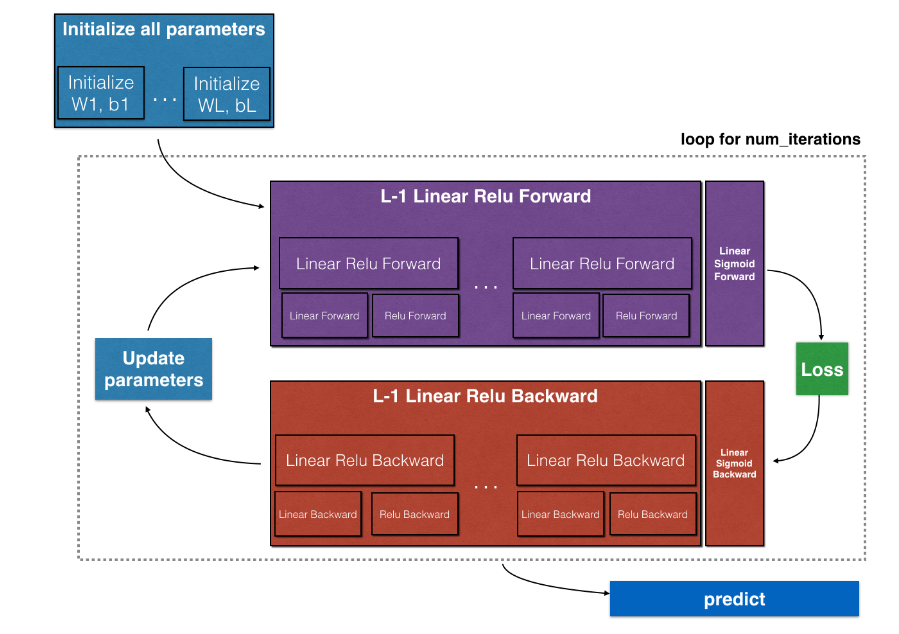
#> input picture image/Deep_Neural_Network.png, 899 x 634 px, found by its file name
$ python 'building deep neural network.py'   (older library calls are emulated)
#> lines starting #> are read from the running program, lines starting #| are printed output that depends on the picture
### file_py/testCases.py
#-*- coding: UTF-8 -*-
"""
# WANGZHE12
"""
import numpy as np

# [5 lines left out: function layer_sizes_test_case, not called in this run]

def initialize_parameters_test_case():
    n_x, n_h, n_y = 2, 4, 1
    return n_x, n_h, n_y


# [120 lines left out: functions linear_activation_forward_test_case, forward_propagation_test_case, compute_cost_test_case, backward_propagation_test_case, update_parameters_test_case, nn_model_test_case and 1 more, not called in this run]


def linear_forward_test_case():
    np.random.seed(1)
    """
    X = np.array([[-1.02387576, 1.12397796],
 [-1.62328545, 0.64667545],
 [-1.74314104, -0.59664964]])
    W = np.array([[ 0.74505627, 1.97611078, -1.24412333]])
    b = np.array([[1]])
    """
    A = np.random.randn(3,2)
    W = np.random.randn(1,3)
    b = np.random.randn(1,1)

    return A, W, b

def linear_activation_forward_test_case():

    X = np.array([[-1.02387576, 1.12397796],
	[-1.62328545, 0.64667545],
	[-1.74314104, -0.59664964]])
    W = np.array([[ 0.74505627, 1.97611078, -1.24412333]])
    b = 5

    return X, W, b

# [80 lines left out: functions L_model_forward_test_case, compute_cost_test_case, linear_backward_test_case, linear_activation_backward_test_case, L_model_backward_test_case, update_parameters_test_case, not called in this run]


### file_ipynb_convert_py/building deep neural network.py

# coding: utf-8

# In[1]:


import numpy as np
import h5py
from PIL import Image
import matplotlib.pyplot as plt
from testCases import *
from dnn_utils import sigmoid, sigmoid_backward, relu, relu_backward

get_ipython().run_line_magic('matplotlib', 'inline')
plt.rcParams['figure.figsize'] = (5.0, 4.0) # set default size of plots
plt.rcParams['image.interpolation'] = 'nearest'
plt.rcParams['image.cmap'] = 'gray'

get_ipython().run_line_magic('load_ext', 'autoreload')
get_ipython().run_line_magic('autoreload', '2')

np.random.seed(1)


# In[2]:


img=Image.open("images/Deep_Neural_Network.png")
#> img is the input picture: PIL image 899x634 RGB; mean R, G, B 203.4, 190.4, 200
plt.figure(figsize=(20,20))
plt.imshow(img)


# In[3]:


#初始化参数
def initialize_parameters(n_x, n_h, n_y):
    np.random.seed(1)

    W1=np.random.randn(n_h,n_x)*0.01
    b1=np.zeros(shape=(n_h,1))
    W2=np.random.randn(n_y,n_h)*0.01
    b2=np.zeros(shape=(n_y,1))


    assert(W1.shape == (n_h, n_x))
    assert(b1.shape == (n_h, 1))
    assert(W2.shape == (n_y, n_h))
    assert(b2.shape == (n_y, 1))

    parameters = {"W1": W1,
                  "b1": b1,
                  "W2": W2,
                  "b2": b2}

    return parameters


# In[4]:


#查看
parameters = initialize_parameters(2,2,1)
print("W1 = " + str(parameters["W1"]))
print("b1 = " + str(parameters["b1"]))
print("W2 = " + str(parameters["W2"]))
print("b2 = " + str(parameters["b2"]))


# # 假设X的维度是（12288，209）

# In[5]:


#X的维度
img=Image.open("images/X的维度.png")
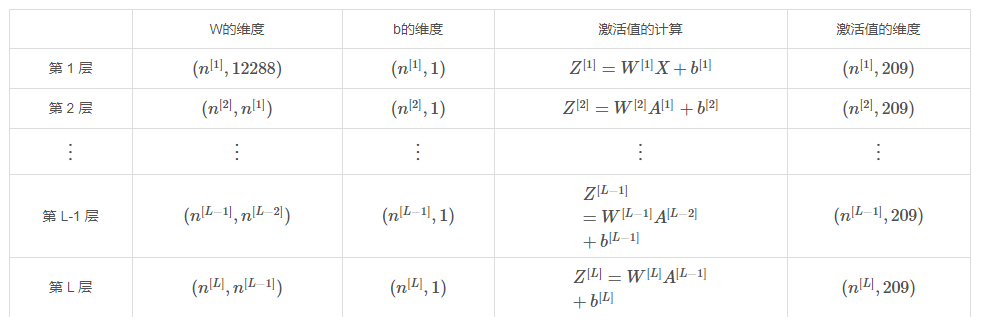
#> input picture image/X的维度.png, 982 x 336 px, found by its file name
#> img is the input picture: PIL image 982x336 RGB; mean R, G, B 250.8, 250.8, 250.8
plt.figure(figsize=(20,20))
plt.imshow(img)


# In[6]:


#矩阵计算
img=Image.open("images/矩阵计算.png")
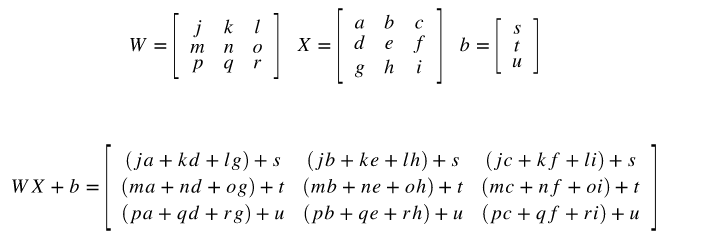
#> input picture image/矩阵计算.png, 713 x 248 px, found by its file name
#> img is the input picture: PIL image 713x248 RGB; min 0, max 255, mean 247.9
plt.figure(figsize=(20,20))
plt.imshow(img)


# In[7]:


def initialize_parameters_deep(layer_dims):
    """
    参数：
        layers_dims - 每层节点数量

    返回：
        parameters -
                     W - 权重矩阵，维度为（layers_dims [1]，layers_dims [1-1]）
                     b - 偏向量，维度为（layers_dims [1]，1）
    """
    np.random.seed(3)
    parameters = {}
    L = len(layer_dims)

    for l in range(1, L):
        parameters['W' + str(l)] = np.random.randn(layer_dims[l], layer_dims[l - 1]) * 0.01
        parameters['b' + str(l)] = np.zeros((layer_dims[l], 1))

        assert(parameters['W' + str(l)].shape == (layer_dims[l], layer_dims[l - 1]))
        assert(parameters['b' + str(l)].shape == (layer_dims[l], 1))


    return parameters


# In[8]:


layer_d=[4,3,2,1]
parameters = initialize_parameters_deep(layer_d)
for i in range(1,4):
    print("W" + str(i) + "=" + str(parameters["W"+str(i)]))
    print("b" + str(i) + "=" + str(parameters["b"+str(i)]))


# In[9]:


def linear_forward(A, W, b):
    z=np.dot(W,A)+b

    assert(z.shape == (W.shape[0]),A.shape[1])

    cache = (A, W, b)
    return z,cache


# In[10]:


A, W, b = linear_forward_test_case()

Z, linear_cache = linear_forward(A, W, b)
print("Z = " + str(Z))


# In[11]:


img1=Image.open("images/激活函数sr.png")
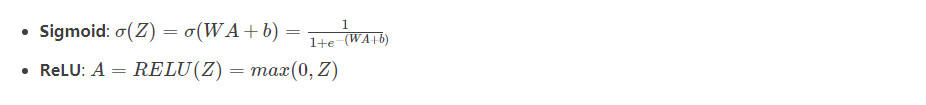
#> input picture image/激活函数sr.png, 926 x 105 px, found by its file name
#> img1 is the input picture: PIL image 926x105 RGB; mean R, G, B 251, 250.9, 251
plt.figure(figsize=(20,20))
plt.imshow(img1)


# In[12]:


#激活函数
def linear_activation_forward(A_prev, W, b, activation):

    #A_prev  上一层的输入
    if activation == "sigmoid":
        Z, linear_cache = linear_forward(A_prev, W, b)
#> (the run stopped early here; a loop or call above may not have finished)
